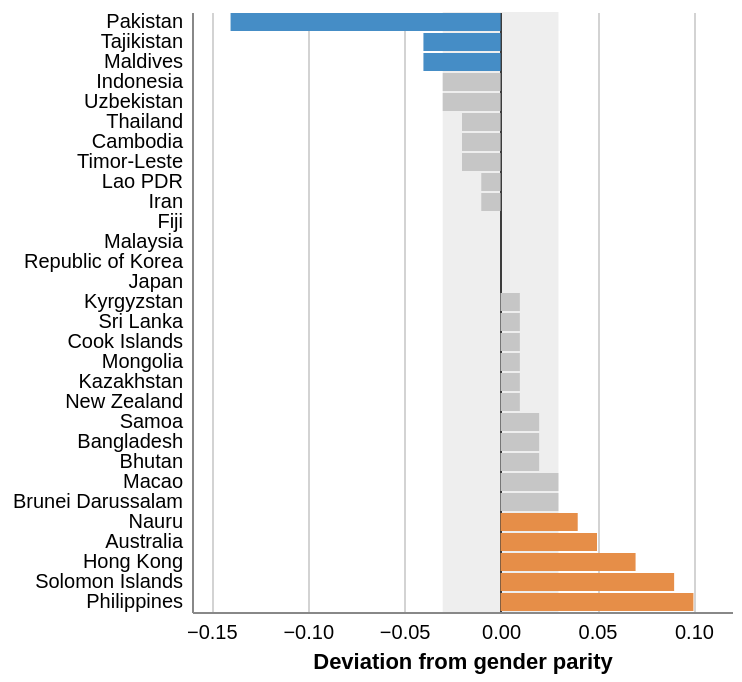

Write a Vega-Lite specification for this figure.
### Vega-Lite specification from a JSON file in a GitHub repository (floating-point values rounded to 4 significant figures)
{"$schema": "https://vega.github.io/schema/vega-lite/v5.json", "view": {"stroke": "transparent"}, "width": 270, "height": 300, "layer": [{"data": {"values": [{"y1": -0.03, "y2": 0.03}]}, "mark": {"type": "rect", "color": "rgb(198,198,198)", "opacity": 0.3}, "encoding": {"x": {"field": "y1", "type": "quantitative"}, "x2": {"field": "y2"}}}, {"transform": [{"calculate": "datum.value - 1", "as": "diff"}], "mark": {"type": "bar", "color": "rgb(225,40,38)"}, "encoding": {"y": {"field": "country", "type": "nominal", "axis": {"ticks": false, "labelPadding": 5, "title": null}, "sort": "x"}, "x": {"field": "diff", "type": "quantitative", "axis": {"title": "Deviation from gender parity", "ticks": false, "labelPadding": 5, "gridColor": {"expr": "datum.value == 0 ? 'black' : rgb(211,211,211,1)"}}}, "color": {"condition": [{"test": "datum.diff < -0.035", "value": "rgb(69,141,198)"}, {"test": "datum.diff > -0.035 && datum.diff <= 0.035", "value": "rgb(198,198,198)"}, {"test": "datum.diff > 0.035", "value": "rgb(230,142,72)"}], "field": "diff", "type": "quantitative", "legend": null}}}, {"mark": {"type": "text"}}], "data": {"values": [{"country": "Pakistan", "iso3": "PAK", "value": 0.86}, {"country": "Tajikistan", "iso3": "TJK", "value": 0.96}, {"country": "Maldives", "iso3": "MDV", "value": 0.96}, {"country": "Indonesia", "iso3": "IDN", "value": 0.97}, {"country": "Uzbekistan", "iso3": "UZB", "value": 0.97}, {"country": "Thailand", "iso3": "THA", "value": 0.98}, {"country": "Cambodia", "iso3": "KHM", "value": 0.98}, {"country": "Timor-Leste", "iso3": "TLS", "value": 0.98}, {"country": "Lao PDR", "iso3": "LAO", "value": 0.99}, {"country": "Iran", "iso3": "IRN", "value": 0.99}, {"country": "Fiji", "iso3": "FJI", "value": 1}, {"country": "Malaysia", "iso3": "MYS", "value": 1}, {"country": "Republic of Korea", "iso3": "KOR", "value": 1}, {"country": "Japan", "iso3": "JPN", "value": 1}, {"country": "Kyrgyzstan", "iso3": "KGZ", "value": 1.01}, {"country": "Sri Lanka", "iso3": "LKA", "value": 1.01}, {"country": "Cook Islands", "iso3": "COK", "value": 1.01}, {"country": "Mongolia", "iso3": "MNG", "value": 1.01}, {"country": "Kazakhstan", "iso3": "KAZ", "value": 1.01}, {"country": "New Zealand", "iso3": "NZL", "value": 1.01}, {"country": "Samoa", "iso3": "WSM", "value": 1.02}, {"country": "Bangladesh", "iso3": "BGD", "value": 1.02}, {"country": "Bhutan", "iso3": "BTN", "value": 1.02}, {"country": "Macao", "iso3": "MAC", "value": 1.03}, {"country": "Brunei Darussalam", "iso3": "BRN", "value": 1.03}, {"country": "Nauru", "iso3": "NRU", "value": 1.04}, {"country": "Australia", "iso3": "AUS", "value": 1.05}, {"country": "Hong Kong", "iso3": "HKG", "value": 1.07}, {"country": "Solomon Islands", "iso3": "SLB", "value": 1.09}, {"country": "Philippines", "iso3": "PHL", "value": 1.1}]}}
